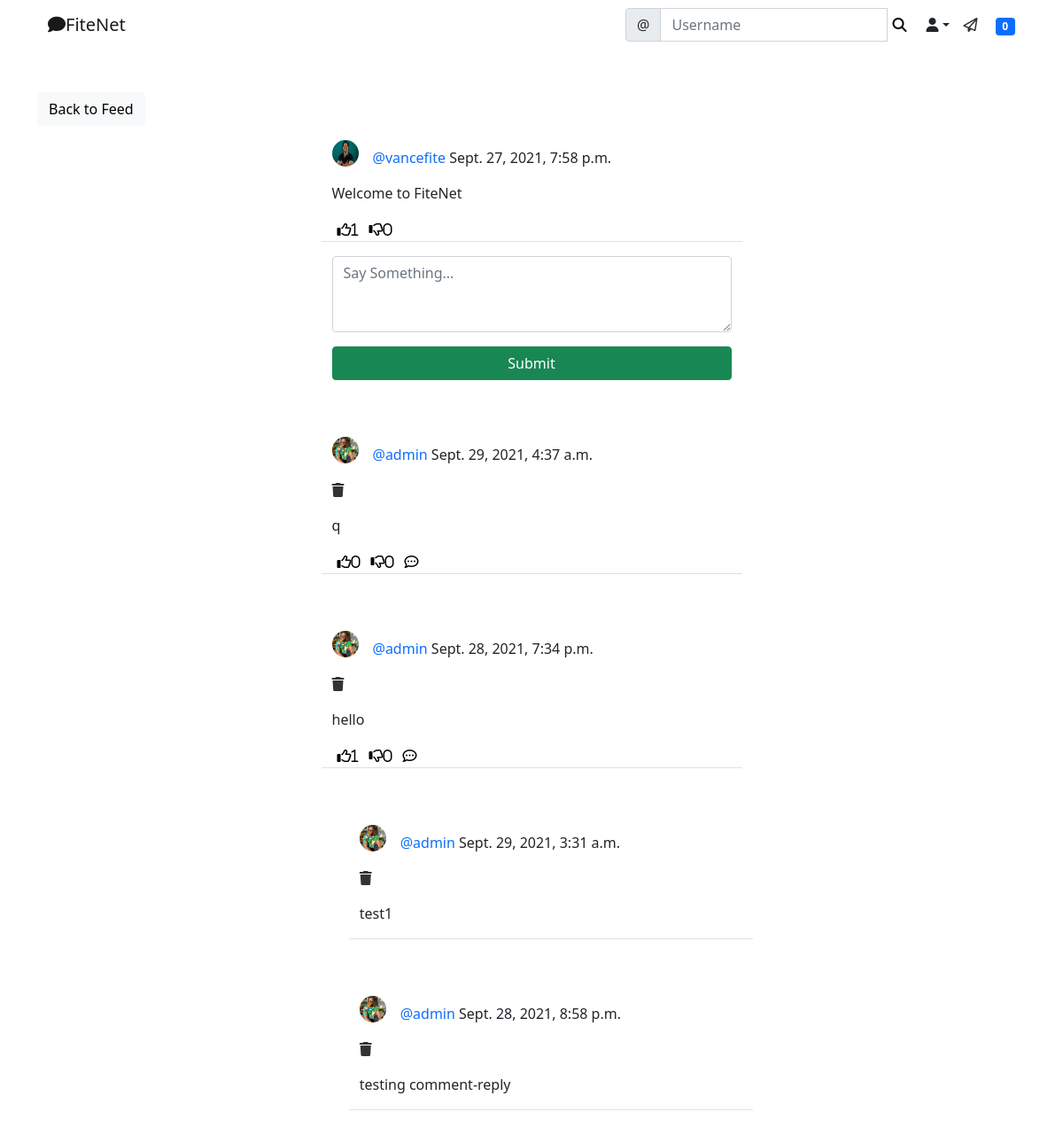
Page /social/post/8/ (signed in) on the committed database.
### social/models.py (models this page shows)
class Post(models.Model):
    body = models.TextField()
    image = models.ImageField(upload_to='uploads/post_photos', blank=True, null=True)
    created_on = models.DateTimeField(default=timezone.now)
    author = models.ForeignKey(User, on_delete=models.CASCADE)
    likes = models.ManyToManyField(User, blank=True, related_name='likes')
    dislikes = models.ManyToManyField(User, blank=True, related_name='dislikes')

class UserProfile(models.Model):
    user = models.OneToOneField(User, primary_key=True, verbose_name='user', related_name='profile', on_delete=models.CASCADE)
    name = models.CharField(max_length=30, blank=True, null=True)
    bio = models.TextField(max_length=500, blank=True, null=True)
    birth_date=models.DateField(null=True, blank=True)
    location = models.CharField(max_length=100, blank=True, null=True)
    picture = models.ImageField(upload_to='uploads/profile_pictures/', default='uploads/profile_pictures/default.png')
    followers =  models.ManyToManyField(User, blank=True, related_name='followers')

class Comment(models.Model):
    comment = models.TextField()
    created_on = models.DateTimeField(default=timezone.now)
    author = models.ForeignKey(User, on_delete=models.CASCADE)
    post = models.ForeignKey('Post', on_delete=models.CASCADE)
    likes = models.ManyToManyField(User, blank=True, related_name='comment_likes')
    dislikes = models.ManyToManyField(User, blank=True, related_name='comment_dislikes')
    parent = models.ForeignKey('self', on_delete=models.CASCADE, blank=True, null=True, related_name='+')
    @property
    def children(self):
        return Comment.objects.filter(parent=self).order_by('-created_on').all()
    @property
    def is_parent(self):
        if self.parent is None:
            return True
        return False

### social/views.py (the view, shortened to what this page needs)
# urls.py: path('post/<int:pk>/', PostDetailView.as_view(), name='post-detail'),
class PostDetailView(LoginRequiredMixin, View):
    def get(self, request, pk, *args, **kwargs):
        post = Post.objects.get(pk=pk)
        form = CommentForm()
        comments = Comment.objects.filter(post=post).order_by('-created_on')
        context = {
            'post': post,
            'form': form,
            'comments': comments,
        }
        return render(request, 'social/post_detail.html', context)

### social/forms.py
class CommentForm(forms.ModelForm):
    comment = forms.CharField(
        label='',
        widget=forms.Textarea(attrs={
            'rows': '3',
            'placeholder': 'Say Something...'
        }))
    class Meta:
        model = Comment
        fields = ['comment']

### landing/templatetags/custom_tags.py (called while the page is built)
@register.inclusion_tag('social/show_notifications.html', takes_context=True)
def show_notifications(context):
    request_user = context['request'].user
    notifications = Notification.objects.filter(to_user=request_user).exclude(user_has_seen=True).order_by('-date')
    return {'notifications': notifications}

### social/templates/social/post_detail.html (shortened to what this page needs)
{% extends 'landing/base.html' %}
{% load crispy_forms_tags %}
{% load static %}
{% block content %}
<div class="container">
    <div class="row mt-5">
        <div class="col-md-5 col-sm-6">
            <a href="{% url 'post-list' %}" class="btn btn-light">Back to Feed</a>
        </div>
    </div>
    <div class="row justify-content-center mt-3">
        <div class="col-md-5 col-sm-12 border-bottom">
                <div>
                    <a href="{% url 'profile' post.author.profile.pk %}">
                        <img class="post-img" height="30" width="30" src="{{ post.author.profile.picture.url }}" />
                    </a>
                    <p class = "post-text">
                        <a class="text-primary post-link" href="{% url 'profile' post.author.profile.pk %}">@{{ post.author }} </a>{{ post.created_on }}
                    </p>
                </div>
            <p>{{ post.body }}</p>
            <div class="d-flex flex-row">
                <form method="POST" action="{% url 'like' post.pk %}">
                    <button class="remove-default-btn" type="submit">
                        <i class="far fa-thumbs-up"><span>{{ post.likes.all.count }}</span></i>
                    </button>
                </form>
                <form method="POST" action="{% url 'dislike' post.pk %}">
                    <button class="remove-default-btn" type="submit">
                        <i class="far fa-thumbs-down"><span>{{ post.dislikes.all.count }}</span></i>
                    </button>
                </form>
            </div>
        </div>
    </div>
    <div class="row justify-content-center mt-3 mb-5">
        <div class="col-md-5 col-sm-12">
            <form method="POST">
                {{ form | crispy }}
                <div class="d-grid gap-2">
                    <button class="btn btn-success mt-3">Submit</button>
                </div>
            </form>
        </div>
    </div>
    {% for comment in comments %}
    {% if comment.is_parent %}
    <div class="row justify-content-center mt-3 mb-5">
        <div class="col-md-5 col-sm-12 border-bottom">
            <p>
                <div>
                    <a href="{% url 'profile' comment.author.profile.pk %}">
                        <img class="post-img" height="30" width="30" src="{{ comment.author.profile.picture.url }}" />
                    </a>
                    <p class = "post-text">
                        <a class="text-primary post-link" href="{% url 'profile' comment.author.profile.pk %}">@{{ comment.author }} </a>{{ comment.created_on }}
                    </p>
                </div>
                {% if request.user == comment.author %}
                    <a href="{% url 'comment-delete' post.pk comment.pk %}" class="edit-color"><i class="fas fa-trash"></i></a>
                {% endif %}
            </p>
            <p>{{ comment.comment }}</p>
            <div class="d-flex flex-row">
                <form method="POST" action="{% url 'comment-like' post.pk comment.pk %}">
                    <button class="remove-default-btn" type="submit">
                        <i class="far fa-thumbs-up"><span>{{ comment.likes.all.count }}</span></i>
                    </button>
                </form>
                <form method="POST" action="{% url 'comment-dislike' post.pk comment.pk %}">
                    <button class="remove-default-btn" type="submit">
                        <i class="far fa-thumbs-down"><span>{{ comment.dislikes.all.count }}</span></i>
                    </button>
                </form>
                <div>
                    <button class="remove-default-btn"><i class="far fa-comment-dots" onclick="commentReplyToggle ('{{ comment.pk }}')"></i></button>
                </div>
            </div>
        </div>
    </div>
    {% for child_comment in comment.children %}
    <div class="row justify-content-center mt-3 mb-5 child-comment">
        <div class="col-md-5 col-sm-12 border-bottom">
            <p>
                <div>
                    <a href="{% url 'profile' child_comment.author.profile.pk %}">
                        <img class="post-img" height="30" width="30" src="{{ child_comment.author.profile.picture.url }}" />
                    </a>
                    <p class = "post-text">
                        <a class="text-primary post-link" href="{% url 'profile' child_comment.author.profile.pk %}">@{{ child_comment.author }} </a>{{ child_comment.created_on }}
                    </p>
                </div>
                {% if request.user == child_comment.author %}
                    <a href="{% url 'comment-delete' post.pk child_comment.pk %}" class="edit-color"><i class="fas fa-trash"></i></a>
                {% endif %}
            </p>
            <p>{{ child_comment.comment }}</p>
        </div>
    </div>
    {% endfor %}
    {% endif %}
    {% endfor %}
</div>
{% endblock content %}

### static/style.css (style rules this page uses)
.remove-default-btn { border: none; background-color: transparent; box-shadow: none; }
.edit-color { color: #333; }
.post-link { text-decoration: none; }
.post-text { padding-top: 0.5rem; }
.post-img { float: left; margin-right: 1rem; border-radius: 50% }
.child-comment { margin-left: 2rem; }

### rows in the picture
Post: author.profile.picture (picture), author "vancefite", created_on "Sept. 27, 2021, 7:58 p.m.", body "Welcome to FiteNet", likes.all.count "1", dislikes.all.count "0"
Comment: author.profile.picture (picture), author "admin", created_on "Sept. 29, 2021, 4:37 a.m.", comment "q", likes.all.count "0", dislikes.all.count "0"
Comment: author.profile.picture (picture), author "admin", created_on "Sept. 28, 2021, 7:34 p.m.", comment "hello", likes.all.count "1", dislikes.all.count "0"
Comment: author.profile.picture (picture), author "admin", created_on "Sept. 29, 2021, 3:31 a.m.", comment "test1"
Comment: author.profile.picture (picture), author "admin", created_on "Sept. 28, 2021, 8:58 p.m.", comment "testing comment-reply"

### other values in the picture
{{ notifications.count }} "0"
